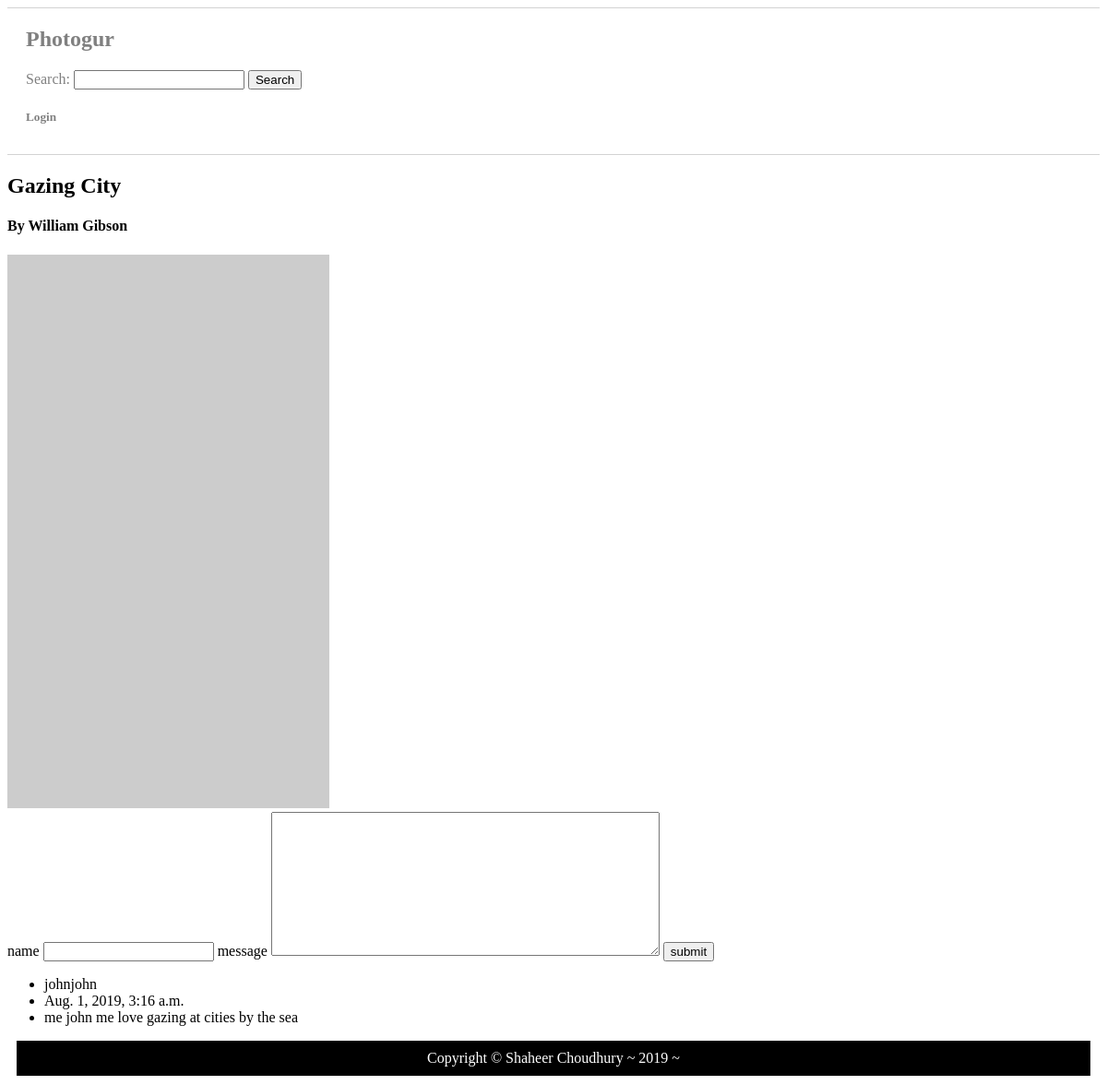
/pictures/7, run on the app's committed database.
### photogur/models.py (models this page shows, shortened)
class Picture(models.Model):
    title = models.CharField(max_length=255)
    artist = models.CharField(max_length=255)
    url = models.CharField(max_length=255)

class Comment(models.Model):
    name = models.CharField(max_length=255)
    created_at = models.DateTimeField(auto_now_add=True)
    message = models.TextField()
    picture = models.ForeignKey(Picture, on_delete=models.CASCADE, related_name='comments')

### photogur/views.py (the view)
# urls.py: path('pictures/<int:id>', picture_show, name='picture_details'),
def picture_show(request, id):
    picture = Picture.objects.get(pk=id)
    context = {'picture': picture}
    return render(request, 'picture.html', context)

### photogur/templates/picture.html (shortened to what this page needs)
{% extends 'base.html' %}
{% block content %}
    <h2>{{ picture.title }}</h2>
    <h4>By {{ picture.artist }}</h4>
    <img src="{{ picture.url }}" alt="{{ picture.title }}" />
    <form action="{% url 'create_comment' %}" method="post">
        <label for="name">name</label>
        <input type="text" name="name" class="comment_form">
        <label for="message">message</label>
        <textarea rows="10" cols="50" name="comment" value="leave comment please" class="comment_form"></textarea>
        <input type="submit" name="submit" value="submit" class="comment_form">
    </form>
    <ul>
        {% for comment in picture.comments.all %}
            <li> {{ comment.name }}</li>
            <li> {{ comment.created_at }}</li>
            <li> {{ comment.message }} </li>
        {% endfor %}
    </ul>
{% endblock %}

### data on the page
Picture: title "Gazing City", artist "William Gibson"
Comment: name "johnjohn", created_at "Aug. 1, 2019, 3:16 a.m.", message "me john me love gazing at cities by the sea"
